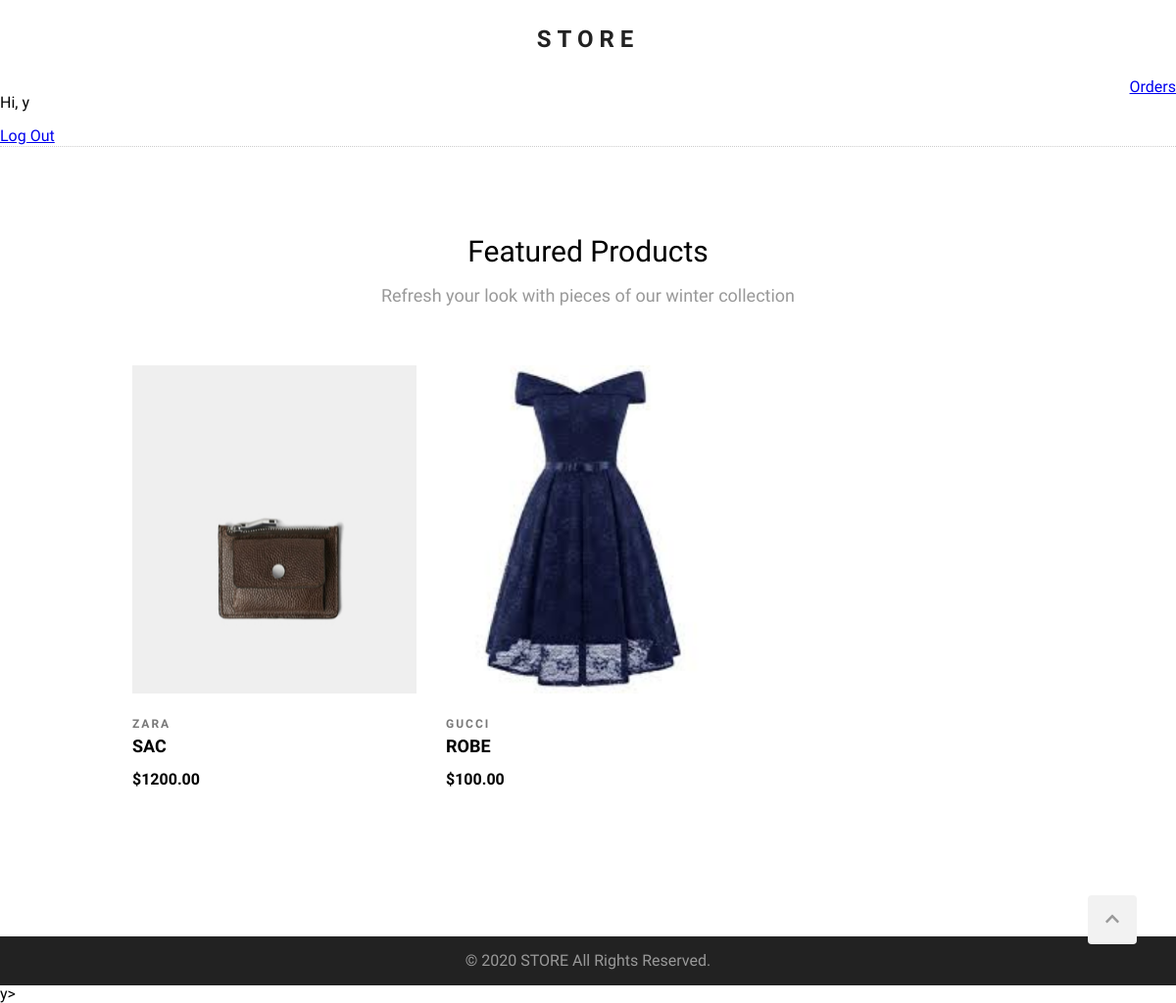
Screenshot of /products/ (signed in) with the database file from the repository.
### products/models.py (models this page shows, shortened)
class Product(models.Model):
    brand = models.CharField(max_length=100)
    title = models.CharField(max_length=100)
    description = models.TextField(max_length=500, blank=True, null=True)
    price = models.PositiveIntegerField()
    image = models.ImageField(upload_to='products/', null=True)
    def get_absolute_url(self):
       return reverse('product_details', args=(self.id,))

### products/views.py (the view)
# urls.py: path('products/', products_list,name='products_list'),
def products_list(request):
    products=Product.objects.all()
    return render(request, 'products/products-list.html',{'products':products})

### templates/products/products-list.html (shortened to what this page needs)
{% extends "base.html" %}
{% block content %}
<section id="featured-products">
    <h2 class="section-headline">Featured Products</h2>
    <p class="section-description">
        Refresh your look with pieces of our winter collection
    </p>
    <div class="products-wrapper clearfix">
        {% for product in products %}
        <div class="product">
            <div class="product-img">
                <img src="{{product.image.url}}" alt="">
            </div>
            <div class="product-description">
                <div class="product-brand">{{ product.brand | capfirst }}</div>
                <a class="product-name" href="{{product.get_absolute_url}}">{{ product.title | capfirst }}</a>
                <div class="product-price">${{ product.price | floatformat:2 }}</div>
            </div>
        </div>
        {% empty %}
        <p>No products yet.</p>
        {% endfor %}
    </div>
</section>
{% endblock %}

### templates/base.html (shortened to what this page needs)
{% load static %}
<!DOCTYPE html>
<html lang="en">
<head>
    <link rel="stylesheet" href="{% static 'normalize.css' %}" />
    <link rel="stylesheet" href="{% static 'style.css' %}" />
</head>
<body>
    <div class="wrapper">
        <header>
            <h1 id="logo">
                <a href="{% url 'home' %}">STORE</a>
            </h1>
            <div style="float: right;"><a href="{% url 'order_list' %}">Orders</a></div>
            {% if user.is_authenticated%}
            <p>Hi, {{ user.username }}</p>
            <a href="{% url 'logout' %}">Log Out</a>
            {% else %}
            <a href="{% url 'login' %}">Log in</a>
            <a href="{% url 'signup' %}">Sign Up</a>
            {% endif %}
            <div id="controls">
            </div>
        </header>
        <main>
            {% block content %}{% endblock %}
        </main>
    </div>
    <footer>
        <a href="#" id="scroll-up">
            <i class="fas fa-chevron-up"></i>
        </a>
        <p>&copy; 2020 STORE All Rights Reserved.</p>
    </footer>
</body>
</html>y>
</html>

### static/style.css (style rules this page uses)
html { scroll-behavior: smooth; }
body { margin: 0; font-family: 'Questrial', sans-serif; }
.wrapper { min-height: calc(100vh - 50px); }
.clearfix::after { content: ""; display: block; clear: both; }
header { height: auto; border-bottom: 1px dotted #ccc; }
#logo { text-align: center; font-family: 'Domine', serif; font-size: 24px; letter-spacing: 6px; line-height: 80px; margin: 0; }
#logo a { color: #222; text-decoration: none; }
#controls { position: absolute; top: 15px; right: 14%; }
main { max-width: 960px; text-align: center; margin: 90px auto 90px auto; }
.section-headline { font-size: 30px; font-weight: normal; margin: 0; }
.section-description { color: #999; font-size: 18px; }
.products-wrapper { margin: 60px 0 60px 0; }
.product { width: 290px; margin: 0 15px 60px; float: left; position: relative; }
.product-description { text-align: left; }
.product-brand { font-size: 12px; font-weight: 600; letter-spacing: 2px; color: #787878; text-transform: uppercase; margin: 25px 0 5px; }
.product-img { position: relative; overflow: hidden; background: #efefef; background-image: url("image-not-found.svg"); background-repeat: no-repeat; background-position: center; background-size: 30%; width: 290px; height: 335px; }
.product-img img { width: 290px; height: 335px; box-sizing: border-box; transition-duration: .4s; }
.product-name { font-size: 18px; font-weight: 600; text-decoration: none; text-transform: capitalize; color: #000; }
.product-price { margin-top: 15px; font-weight: 700; }
footer { background-color: #222; height: 50px; color: #999; text-align: center; line-height: 50px; }
footer p { margin: 0; }
#scroll-up { width: 50px; height: 50px; background-color: #f2f2f2; bottom: 60px; right: 40px; position: fixed; border-radius: 4px; cursor: pointer; color: #999; }

### rows the page displays
Product: image (picture), brand "ZARA", title "SAC", price "1200.00"
Product: image (picture), brand "GUCCI", title "ROBE", price "100.00"

### other values shown
{{ user.username }} "y"
